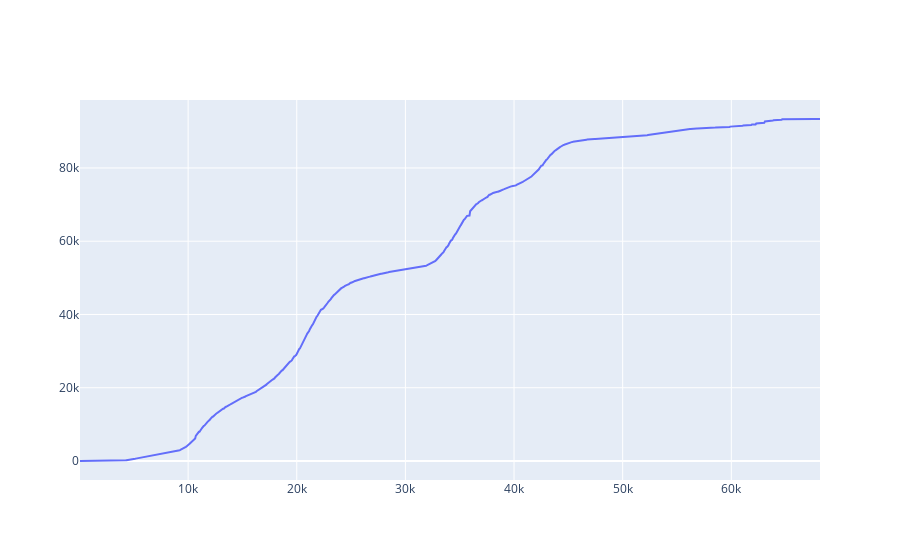

This figure's notebook cell:
### Markdown cell above
### Adding traces

* A **trace** is a type of plot (scatter, bar, pie, histogram, etc...)
* Use one of the `add_*` methods
* [Visit this reference page][1] to see all traces

### Adding a line

* No `add_line` method
* Must use `add_scatter` with `mode` set to one of the following:
    * `"lines"` - connect the points without showing the markers
    * `"markers"` - show just the markers
    * `"lines+markers"` - connect the points and show the markers
* Set `x` and `y` parameters

[1]: https://plotly.com/python/reference/index/

### Code cell
x = df_texas.index
y = df_texas['Deaths']
fig = go.Figure()
fig.add_scatter(x=x, y=y, mode="lines")

### Figure 1 — Plotly figure (JSON) as saved in the notebook; plotly's stock layout.template omitted (floating-point values rounded to 4 significant figures; data arrays with more than 128 entries replaced by an {"elided": "..."} marker saying what was removed)
{"data": [{"mode": "lines", "type": "scatter", "x": {"elided": "1196 int values"}, "y": {"elided": "1196 int values"}}], "layout": {}}
